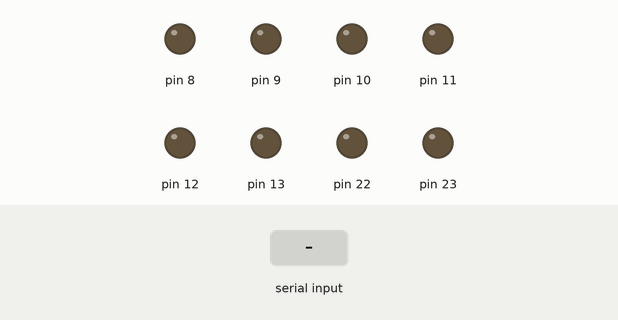
The sketch below on a simulated Arduino Uno, built with avr-gcc and run on an emulated ATmega328P. Parts: output pins drawn as LEDs (lit = HIGH). The test bench sets the inputs (shaded band).

Above: at 1.2 s.
1.3 s: "1" received over the second serial link
At 1.8 s:
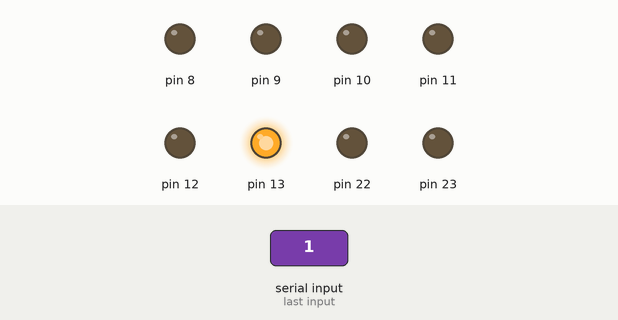
2.8 s: "0" received over the second serial link
At 4.1 s:
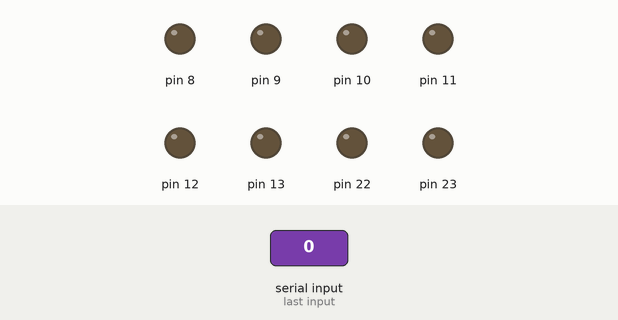
Timing chart, 0 to 5.8 s (numbered marks = the images above; inputs shaded):
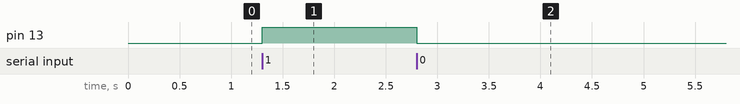

The sketch:

Bluetooth_1.ino
```cpp
#include <SoftwareSerial.h>
SoftwareSerial BT(1,0);
char a;

void setup() {
 DDRB=0xFF;
 PORTB=0x00;
 BT.begin(9600);

}

void loop() {

if(BT.available()){
  a=(BT.read());
  if(a=='1')
  {
    PORTB=0b00100000;
  }
  if(a=='0')
  {
    PORTB=0b00000000;
  }
}


}
```

Measured:
- after the input at 1.3 s, pin 13: LOW → HIGH at once
- after the input at 2.8 s, pin 13: HIGH → LOW at once
